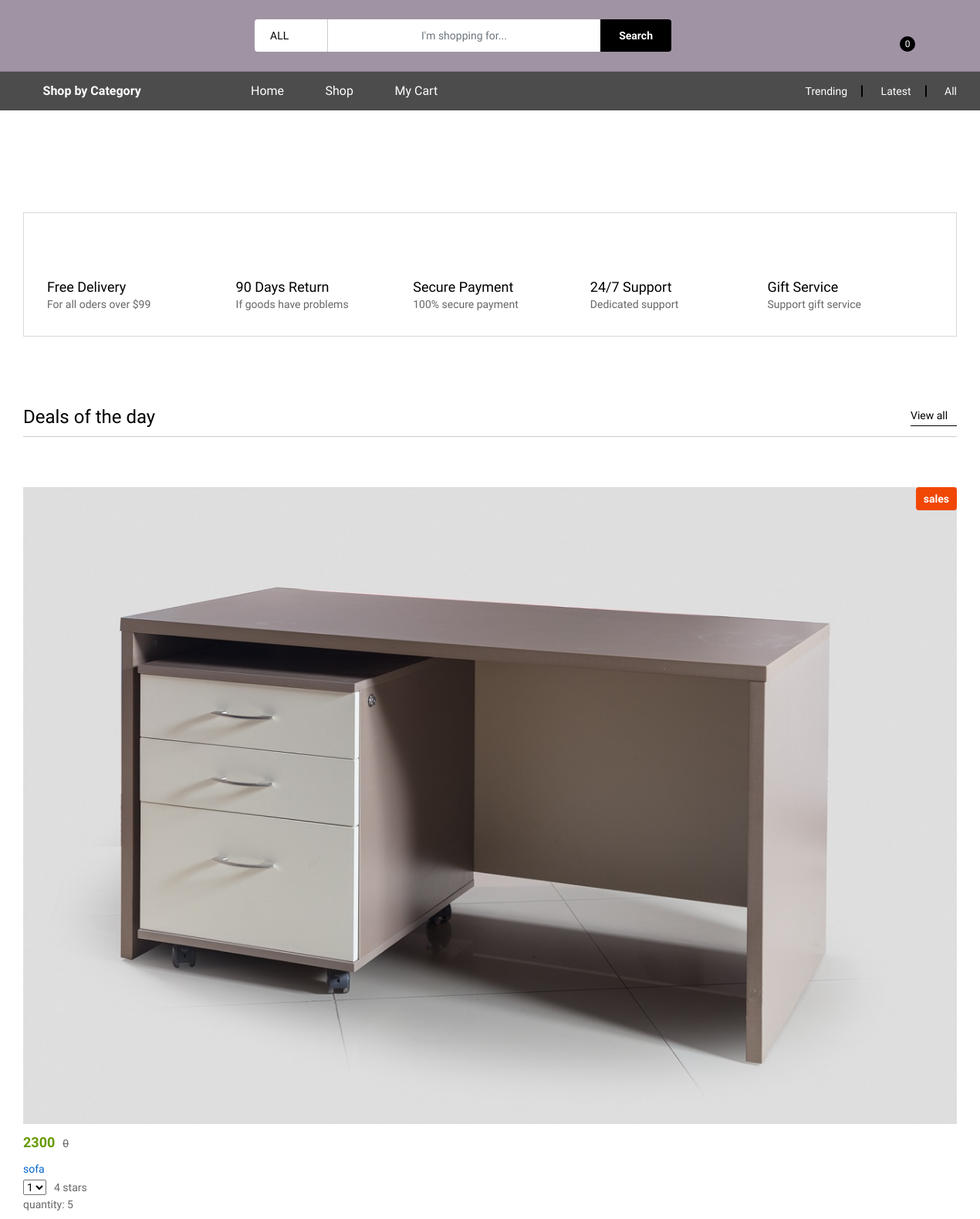
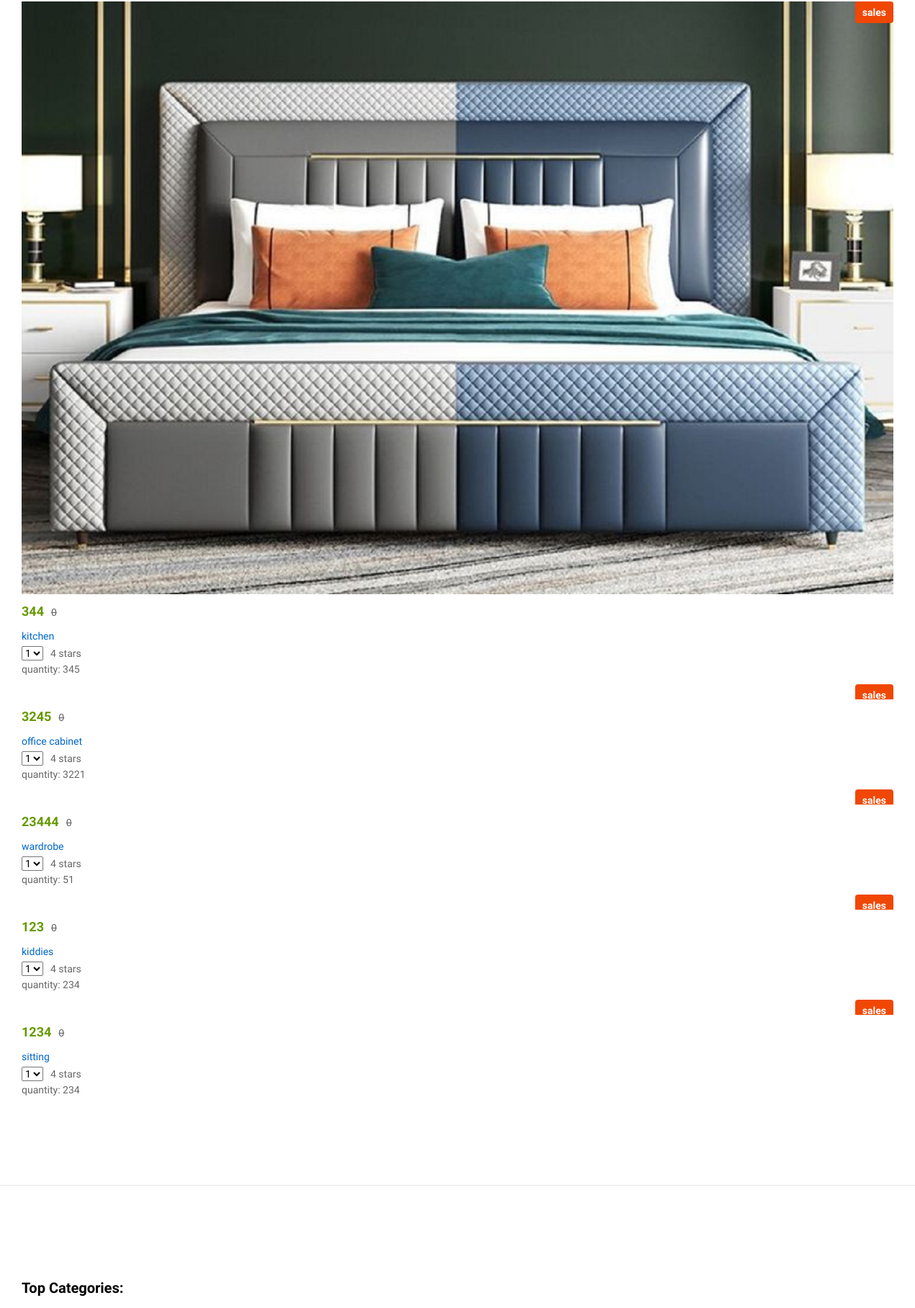
The page / (upper part) on the database its author committed (2 pictures, top to bottom).
### product/models.py (models this page shows, shortened)
class Product(models.Model):
	name = models.CharField(max_length=150)
	image_1 = models.ImageField(upload_to='product/images/')
	image_2 = models.ImageField(upload_to='product/images/')
	image_3 = models.ImageField(upload_to='product/images/')
	image_4 = models.ImageField(upload_to='product/images/')
	description = models.TextField(default="none")
	specification = models.TextField(default="none")
	review = models.ManyToManyField(Review, through="ProductReviewConnector", through_fields=("product", "review"),)
	category = models.CharField(max_length=150)
	quantity = models.IntegerField(blank=True, null=True)
	threshold = models.IntegerField(blank=True, null=True, default=1)
	price = models.IntegerField(blank=True, null=True)
	old_price = models.IntegerField(blank=True, null=True, default=0)
	rating = models.IntegerField(blank=True, null=True)
	colors = models.ManyToManyField(Color, through="ProductColorConnector", through_fields=("product", "color"),)
	shipping_charge = models.FloatField(blank=True, null=True)
	dimension = models.CharField(max_length=150)
	delivery_info = models.CharField(max_length=150, default="none")
	slug = models.SlugField(unique=True, default="rayslug")
	pub_date = models.DateTimeField(default=timezone.now)

### main/views.py (the view)
# urls.py: path("", views.IndexView, name="index"),
def IndexView(request):
	if request.method == "POST":
		query = request.POST.get('query')
		category = request.POST.get('category')
		products = Product.objects.filter(name__icontains=query, category=category)
		context = {'products': products}
		return render(request, 'product/all_products.html', context)
	else:
		if request.user.is_active:
			user = request.user
			user = User.objects.get(id=user.id)
			user_checker = authenticate(username=user.username, password=user.password)
		else:
			fake_username = "%s" % (ray_randomiser())
			fake_password = "%s" % (ray_randomiser())
			user = User.objects.create(username=fake_username)
			user.save()
			user.set_password(fake_password)
			user.save()
			user_checker = authenticate(username=fake_username, password=fake_password)
			if user.is_active:
				login(request, user_checker)
			else:
				pass
			cart = Cart.objects.create(user=user, pub_date=timezone.now())
			cart.user = user
			cart.save()
		cart = get_object_or_404(Cart, user__pk=request.user.id)
		product_quantitys = cart.product_quantitys.all()
		total_price = 0
		total_quantity = 0
		for item in product_quantitys:
			total_price += (item.product.price * int(str(item.quantity)))
		product = Product.objects.all()
		all_products = Product.objects.all()
		section_one = Product.objects.all()[:6]
		section_two = Product.objects.all()[:6]
		section_three = Product.objects.all()[:6]
		section_four = Product.objects.all()[:6]
		section_five = Product.objects.all()[:6]
		bedrooms = Product.objects.filter(category="BEDROOM")[:10]
		kitchens = Product.objects.filter(category="KITCHEN & DINNING")[:10]
		living_rooms = Product.objects.filter(category="LIVING ROOM")[:10]
		offices = Product.objects.filter(category="OFFICE")[:10]
		kiddies = Product.objects.filter(category="KIDDIES")[:10]
		acessories = Product.objects.filter(category="ACESSORIES")[:10]
		context = {"bedrooms": bedrooms, "kitchens": kitchens, "living_rooms": living_rooms, "offices": offices, "kiddies": kiddies, "acessories": acessories,  "total_price": total_price, "product_quantitys": product_quantitys, "product": product, "all_products": all_products, "section_one": section_one, "section_two": section_two, "section_three": section_three, "section_four": section_four, "section_five": section_five}
		return render(request, 'main/index.html', context)

### main/views.py (called while the page is built)
def ray_randomiser(length=6):
	landd = string.ascii_letters + string.digits
	return ''.join((random.choice(landd) for i in range(length)))

### main/templates/main/index.html (shortened to what this page needs)
{% extends 'main/base.html' %}
{% load static %}
{% block content %}
    <div id="homepage-1">
        <div class="ps-home-banner ps-home-banner--1">
            <div class="ps-container">
                <div class="ps-section__left">
                    <div class="ps-carousel--nav-inside owl-slider" data-owl-auto="true" data-owl-loop="true" data-owl-speed="5000" data-owl-gap="0" data-owl-nav="true" data-owl-dots="true" data-owl-item="1" data-owl-item-xs="1" data-owl-item-sm="1" data-owl-item-md="1" data-owl-item-lg="1" data-owl-duration="1000" data-owl-mousedrag="on">
                        <div class="ps-banner"><a href="#"><img src="{% static 'main/img/slider/home-1/frati1.png' %}" alt=""></a></div>
                        <div class="ps-banner"><a href="#"><img src="{% static 'main/img/slider/home-1/frati222.png' %}" alt=""></a></div>
                        <div class="ps-banner"><a href="#"><img src="{% static 'main/img/slider/home-1/frati333.png' %}" alt=""></a></div>
                    </div>
                </div>
                <div class="ps-section__right"><a class="ps-collection" href="#"></a><a class="ps-collection" href="#"></a></div>
            </div>
        </div>
        <div class="ps-site-features">
            <div class="ps-container">
                <div class="ps-block--site-features">
                    <div class="ps-block__item">
                        <div class="ps-block__left"><i class="icon-rocket"></i></div>
                        <div class="ps-block__right">
                            <h4>Free Delivery</h4>
                            <p>For all oders over $99</p>
                        </div>
                    </div>
                    <div class="ps-block__item">
                        <div class="ps-block__left"><i class="icon-sync"></i></div>
                        <div class="ps-block__right">
                            <h4>90 Days Return</h4>
                            <p>If goods have problems</p>
                        </div>
                    </div>
                    <div class="ps-block__item">
                        <div class="ps-block__left"><i class="icon-credit-card"></i></div>
                        <div class="ps-block__right">
                            <h4>Secure Payment</h4>
                            <p>100% secure payment</p>
                        </div>
                    </div>
                    <div class="ps-block__item">
                        <div class="ps-block__left"><i class="icon-bubbles"></i></div>
                        <div class="ps-block__right">
                            <h4>24/7 Support</h4>
                            <p>Dedicated support</p>
                        </div>
                    </div>
                    <div class="ps-block__item">
                        <div class="ps-block__left"><i class="icon-gift"></i></div>
                        <div class="ps-block__right">
                            <h4>Gift Service</h4>
                            <p>Support gift service</p>
                        </div>
                    </div>
                </div>
            </div>
        </div>
        <div class="ps-deal-of-day">
            <div class="ps-container">
                <div class="ps-section__header">
                    <div class="ps-block--countdown-deal">
                        <div class="ps-block__left">
                            <h3>Deals of the day</h3>
                        </div>
                    </div><a href="{% url 'shop' %}">View all</a>
                </div>
                <div class="ps-section__content">
                    <div class="ps-carousel--nav owl-slider" data-owl-auto="false" data-owl-loop="false" data-owl-speed="10000" data-owl-gap="30" data-owl-nav="true" data-owl-dots="true" data-owl-item="7" data-owl-item-xs="2" data-owl-item-sm="3" data-owl-item-md="4" data-owl-item-lg="5" data-owl-item-xl="6" data-owl-duration="1000" data-owl-mousedrag="on">
                    	{% if section_one %}
                    		{% for item in section_one %}
				                <div class="ps-product ps-product--inner">
				                    <div class="ps-product__thumbnail"><a href="{% url 'product_detail' item.slug %}"><img src="{{ item.image_1.url }}" alt=""></a>
				                        <div class="ps-product__badge">sales</div>
				                    </div>
				                    <div class="ps-product__container">
				                        <p class="ps-product__price sale">{{ item.price }}<del>{{ item.old_price }}</del></p>
				                        <div class="ps-product__content"><a class="ps-product__title" href="{% url 'product_detail' item.slug %}">{{ item.name }}</a>
				                            <div class="ps-product__rating">
				                                <select class="ps-rating" data-read-only="true">
				                                    <option value="1">1</option>
				                                </select><span>4 stars</span>
				                            </div>
				                            <div class="ps-product__progress-bar ps-progress" data-value="46">
				                                <p>quantity: {{ item.quantity }}</p>
				                            </div>
				                        </div>
				                    </div>
				                </div>
				               {% endfor %}
				             {% else %}
				             	<div class="ps-product ps-product--inner">
				             		<p>Nothing yet, Sorry!</p>
				             	</div>
				             {% endif %}
                    </div>
                </div>
            </div>
        </div>
        <br>
        <hr>
        <br>
        <div class="ps-home-ads">
            <div class="ps-container">
                <div class="row">
                    <div class="col-xl-4 col-lg-4 col-md-12 col-sm-12 col-12 "><a class="ps-collection" href="#"><img src="{% static 'main/img/collection/home-1/fratishop222.png' %}" alt=""></a>
                    </div>
                    <div class="col-xl-4 col-lg-4 col-md-12 col-sm-12 col-12 "><a class="ps-collection" href="#"><img src="{% static 'main/img/collection/home-1/fratishop444.png' %}" alt=""></a>
                    </div>
                    <div class="col-xl-4 col-lg-4 col-md-12 col-sm-12 col-12 "><a class="ps-collection" href="#"><img src="{% static 'main/img/collection/home-1/frato.png' %}" alt=""></a>
                    </div>
                </div>
            </div>
        </div>
        <div class="ps-top-categories">
            <div class="ps-container">
                <h3>Top categories:</h3>
            </div>
        </div>
        </div>
{% endblock %}

### main/templates/main/base.html (style rules this page uses)
span { cursor:pointer; }

### rows shown on the page
Product: image_1 (picture), price "2300", old_price "0", name "sofa", quantity "5"
Product: image_1 (picture), price "344", old_price "0", name "kitchen", quantity "345"
Product: price "3245", old_price "0", name "office cabinet", quantity "3221"
Product: price "23444", old_price "0", name "wardrobe", quantity "51"
Product: price "123", old_price "0", name "kiddies", quantity "234"
Product: price "1234", old_price "0", name "sitting", quantity "234"

### other values the page prints
{{ product_quantitys.count }} "0"
